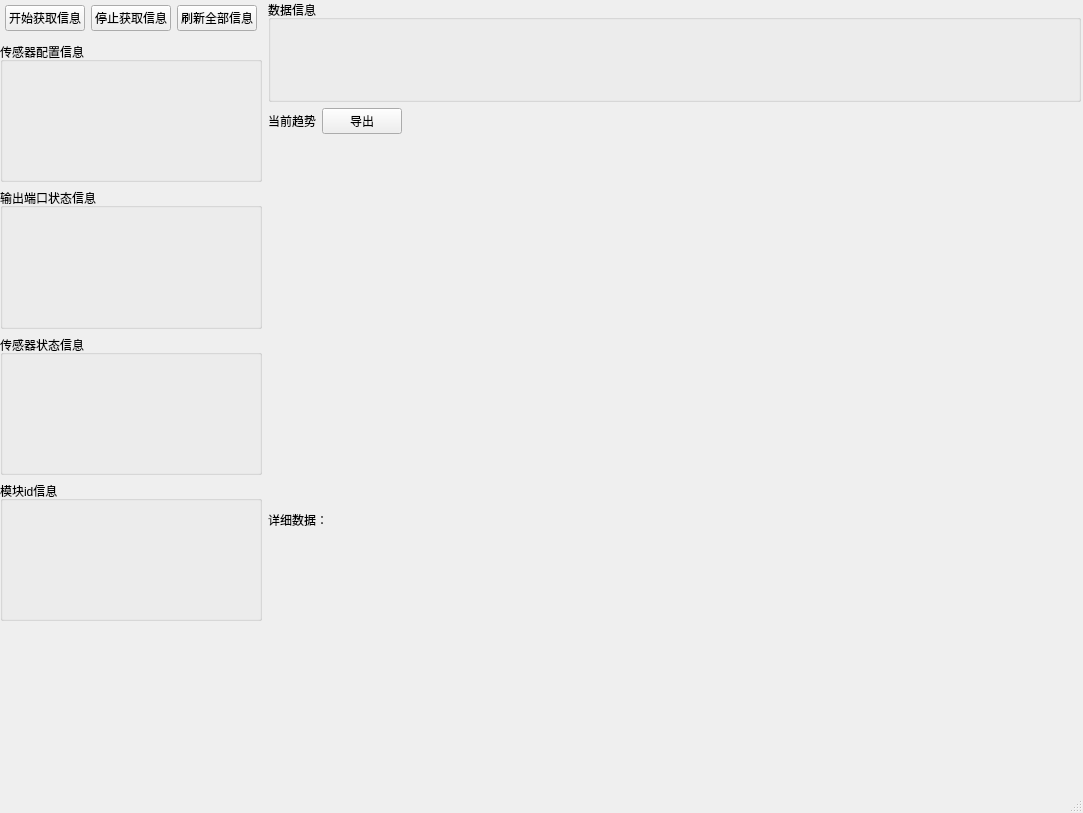
<?xml version="1.0" encoding="UTF-8"?>
<ui version="4.0">
 <class>tab_3_window</class>
 <widget class="QMainWindow" name="tab_3_window">
  <property name="geometry">
   <rect>
    <x>0</x>
    <y>0</y>
    <width>1083</width>
    <height>813</height>
   </rect>
  </property>
  <property name="sizePolicy">
   <sizepolicy hsizetype="Expanding" vsizetype="Expanding">
    <horstretch>0</horstretch>
    <verstretch>0</verstretch>
   </sizepolicy>
  </property>
  <property name="windowTitle">
   <string>MainWindow</string>
  </property>
  <widget class="QWidget" name="centralwidget">
   <property name="sizePolicy">
    <sizepolicy hsizetype="Expanding" vsizetype="Expanding">
     <horstretch>0</horstretch>
     <verstretch>0</verstretch>
    </sizepolicy>
   </property>
   <widget class="QWidget" name="horizontalLayoutWidget">
    <property name="geometry">
     <rect>
      <x>0</x>
      <y>0</y>
      <width>1081</width>
      <height>771</height>
     </rect>
    </property>
    <layout class="QHBoxLayout" name="horizontalLayout" stretch="0,8">
     <property name="leftMargin">
      <number>0</number>
     </property>
     <property name="bottomMargin">
      <number>100</number>
     </property>
     <item>
      <layout class="QVBoxLayout" name="right_layout" stretch="0,2,2,2,2">
       <property name="bottomMargin">
        <number>50</number>
       </property>
       <item>
        <layout class="QHBoxLayout" name="horizontalLayout_2">
         <property name="leftMargin">
          <number>5</number>
         </property>
         <property name="topMargin">
          <number>5</number>
         </property>
         <property name="rightMargin">
          <number>5</number>
         </property>
         <property name="bottomMargin">
          <number>5</number>
         </property>
         <item>
          <widget class="QPushButton" name="start">
           <property name="text">
            <string>开始获取信息</string>
           </property>
          </widget>
         </item>
         <item>
          <widget class="QPushButton" name="stop">
           <property name="text">
            <string>停止获取信息</string>
           </property>
          </widget>
         </item>
         <item>
          <widget class="QPushButton" name="refresh">
           <property name="text">
            <string>刷新全部信息</string>
           </property>
          </widget>
         </item>
        </layout>
       </item>
       <item>
        <layout class="QVBoxLayout" name="function_03_layout">
         <item>
          <widget class="QGroupBox" name="function_03">
           <property name="title">
            <string>传感器配置信息</string>
           </property>
          </widget>
         </item>
        </layout>
       </item>
       <item>
        <layout class="QVBoxLayout" name="function_01_layout">
         <item>
          <widget class="QGroupBox" name="function_01">
           <property name="title">
            <string>输出端口状态信息</string>
           </property>
          </widget>
         </item>
        </layout>
       </item>
       <item>
        <layout class="QVBoxLayout" name="function_02_layout">
         <item>
          <widget class="QGroupBox" name="function_02">
           <property name="title">
            <string>传感器状态信息</string>
           </property>
          </widget>
         </item>
        </layout>
       </item>
       <item>
        <layout class="QVBoxLayout" name="function_11_layout">
         <item>
          <widget class="QGroupBox" name="function_11">
           <property name="title">
            <string>模块id信息</string>
           </property>
          </widget>
         </item>
        </layout>
       </item>
      </layout>
     </item>
     <item>
      <layout class="QVBoxLayout" name="left_layout" stretch="1,3,2">
       <property name="bottomMargin">
        <number>50</number>
       </property>
       <item>
        <layout class="QVBoxLayout" name="function_04_layout">
         <item>
          <widget class="QGroupBox" name="function_04">
           <property name="title">
            <string>数据信息</string>
           </property>
          </widget>
         </item>
        </layout>
       </item>
       <item>
        <layout class="QVBoxLayout" name="verticalLayout_3" stretch="0,6">
         <property name="topMargin">
          <number>0</number>
         </property>
         <item>
          <layout class="QHBoxLayout" name="horizontalLayout_6">
           <item>
            <widget class="QLabel" name="nowdata_trend_label">
             <property name="text">
              <string>当前趋势</string>
             </property>
            </widget>
           </item>
           <item>
            <widget class="QPushButton" name="export_alldata_btn">
             <property name="text">
              <string>导出</string>
             </property>
            </widget>
           </item>
           <item>
            <spacer name="horizontalSpacer">
             <property name="orientation">
              <enum>Qt::Horizontal</enum>
             </property>
             <property name="sizeHint" stdset="0">
              <size>
               <width>40</width>
               <height>20</height>
              </size>
             </property>
            </spacer>
           </item>
          </layout>
         </item>
         <item>
          <layout class="QHBoxLayout" name="now_data_layout"/>
         </item>
        </layout>
       </item>
       <item>
        <layout class="QVBoxLayout" name="verticalLayout" stretch="0,6">
         <property name="topMargin">
          <number>0</number>
         </property>
         <item>
          <layout class="QHBoxLayout" name="horizontalLayout_3">
           <item>
            <widget class="QLabel" name="label">
             <property name="text">
              <string>详细数据：</string>
             </property>
            </widget>
           </item>
          </layout>
         </item>
         <item>
          <layout class="QVBoxLayout" name="detaildata_layout"/>
         </item>
        </layout>
       </item>
      </layout>
     </item>
    </layout>
   </widget>
  </widget>
  <widget class="QMenuBar" name="menubar">
   <property name="geometry">
    <rect>
     <x>0</x>
     <y>0</y>
     <width>1083</width>
     <height>22</height>
    </rect>
   </property>
  </widget>
  <widget class="QStatusBar" name="statusbar"/>
 </widget>
 <resources/>
 <connections/>
</ui>
